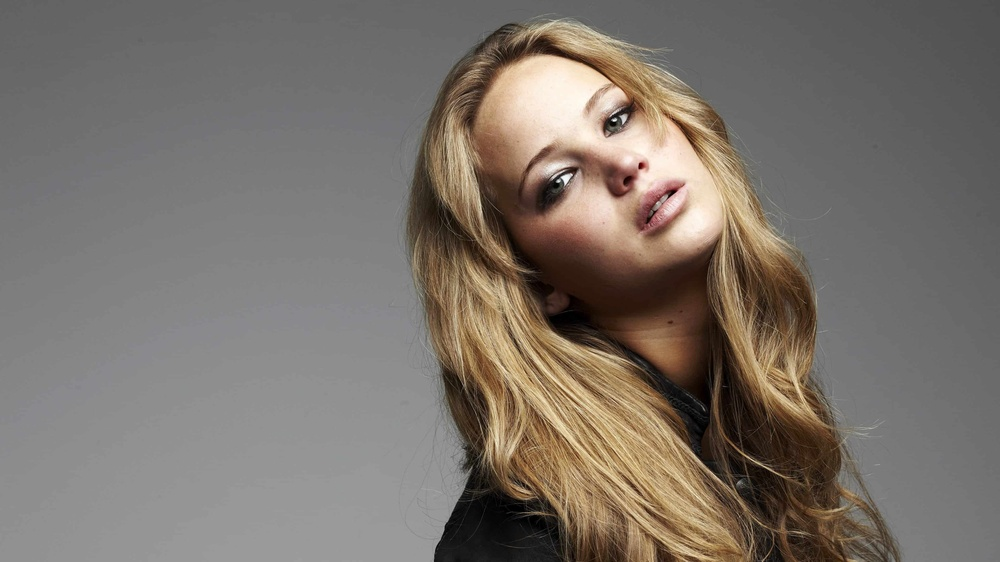
#> input picture q5/jeniffer.jpg, 1000 x 562 px, shrunk from 3840 x 2160 before the run
$ python q5a.py
#> lines starting #> are read from the running program, lines starting #| are printed output that depends on the picture
import cv2
import matplotlib.pyplot as plt

INPUT_IMAGE = "jeniffer.jpg"
OUT_H = "jeniffer_H.png"
OUT_S = "jeniffer_S.png"
OUT_V = "jeniffer_V.png"

def main():
    print("Opening image:", INPUT_IMAGE)
    bgr = cv2.imread(INPUT_IMAGE, cv2.IMREAD_COLOR)
#> bgr is the input picture: shape (562, 1000, 3); mean B, G, R 106.8, 114.3, 122.3
    if bgr is None:
        print("Error: Could not read", INPUT_IMAGE)
        return
    print("Image loaded. Shape:", bgr.shape)
#| Image loaded. Shape: (562, 1000, 3)

    print("Converting BGR -> RGB...")
    rgb = cv2.cvtColor(bgr, cv2.COLOR_BGR2RGB)

    print("Converting BGR -> HSV...")
    hsv = cv2.cvtColor(bgr, cv2.COLOR_BGR2HSV)
#> hsv: shape (562, 1000, 3); mean H, S, V 10.7, 35.6, 122.4

    print("Splitting HSV channels...")
    H = hsv[:, :, 0]
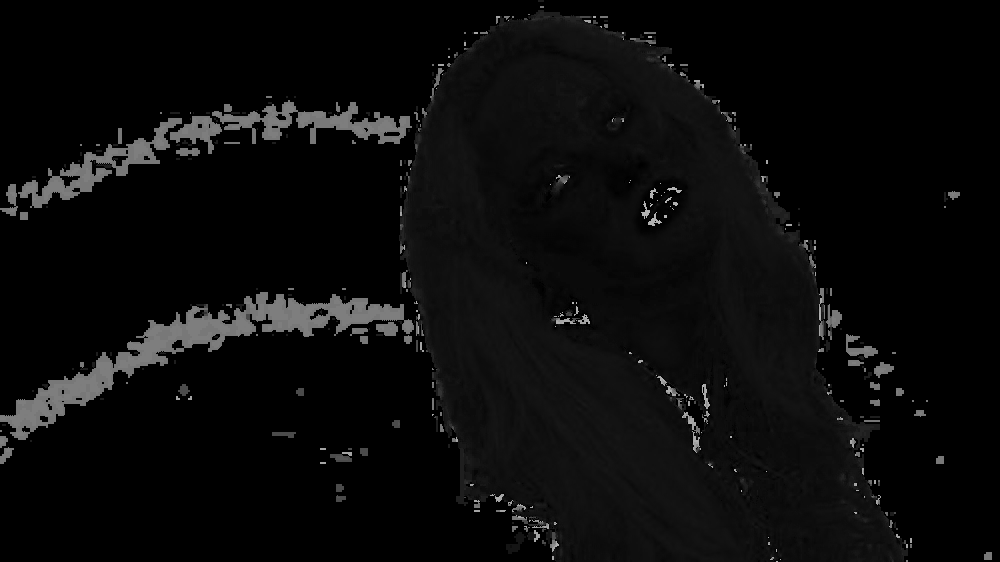
#> H: shape (562, 1000); min 0, max 179, mean 10.7
    S = hsv[:, :, 1]
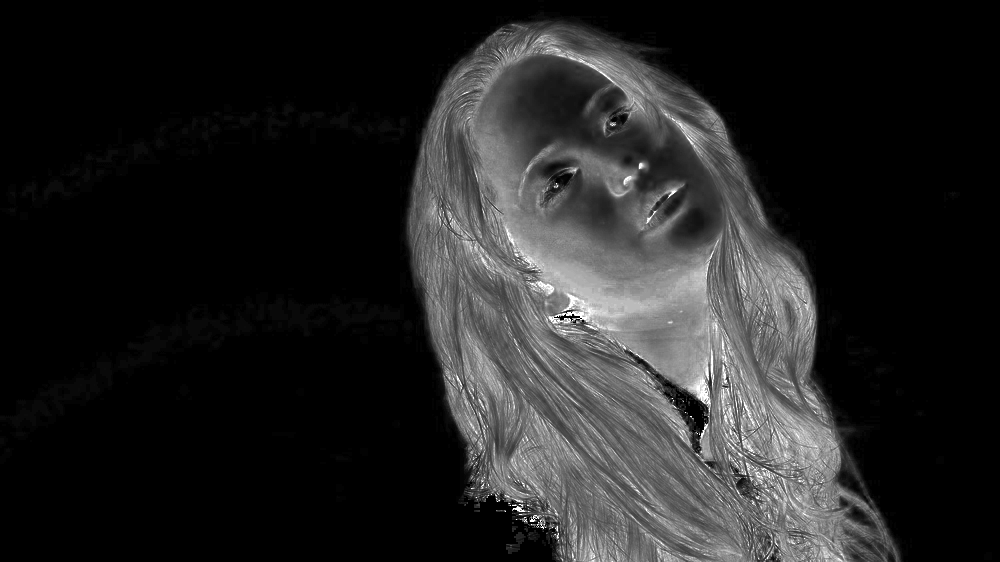
#> S: shape (562, 1000); min 0, max 255, mean 35.6
    V = hsv[:, :, 2]
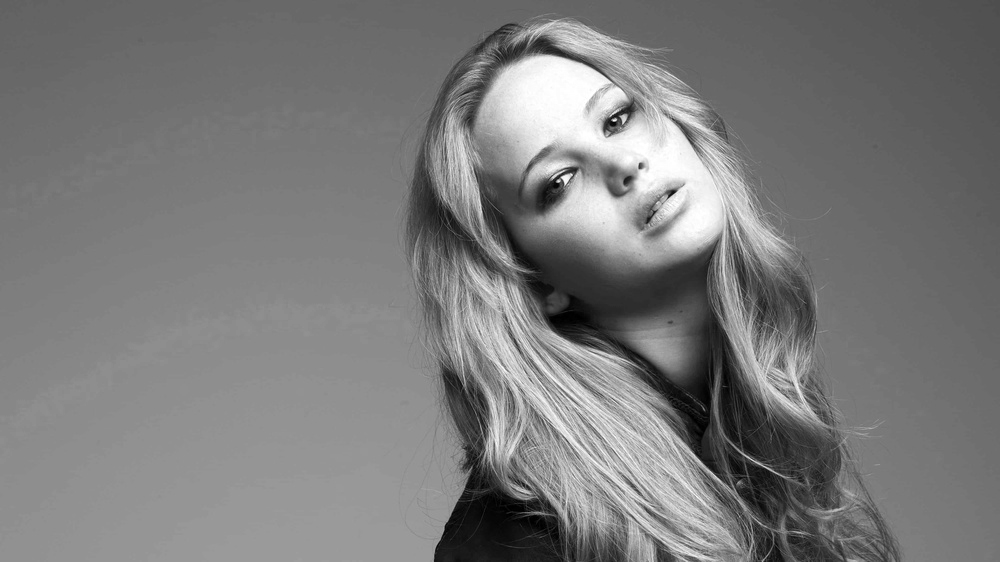
#> V: shape (562, 1000); min 0, max 255, mean 122.4

    print("H channel min =", H.min(), "max =", H.max(), "(expected 0..179)")
#| H channel min = 0 max = 179 (expected 0..179)
    print("S channel min =", S.min(), "max =", S.max(), "(expected 0..255)")
#| S channel min = 0 max = 255 (expected 0..255)
    print("V channel min =", V.min(), "max =", V.max(), "(expected 0..255)")
#| V channel min = 0 max = 255 (expected 0..255)

    print("Saving H, S, V images...")
    ok_h = cv2.imwrite(OUT_H, H)
    ok_s = cv2.imwrite(OUT_S, S)
    ok_v = cv2.imwrite(OUT_V, V)
    if ok_h: print("Saved:", OUT_H)
    if ok_s: print("Saved:", OUT_S)
    if ok_v: print("Saved:", OUT_V)

    print("Showing 2x2 figure...")
    plt.figure(figsize=(10, 8))

    plt.subplot(2, 2, 1)
    plt.imshow(rgb)
    plt.title("Original (RGB)")
    plt.axis("off")

    plt.subplot(2, 2, 2)
    plt.imshow(H, cmap="gray")
    plt.title("Hue (H)")
    plt.axis("off")

    plt.subplot(2, 2, 3)
    plt.imshow(S, cmap="gray", vmin=0, vmax=255)
    plt.title("Saturation (S)")
    plt.axis("off")

    plt.subplot(2, 2, 4)
    plt.imshow(V, cmap="gray", vmin=0, vmax=255)
    plt.title("Value (V)")
    plt.axis("off")

    plt.tight_layout()
    plt.show()
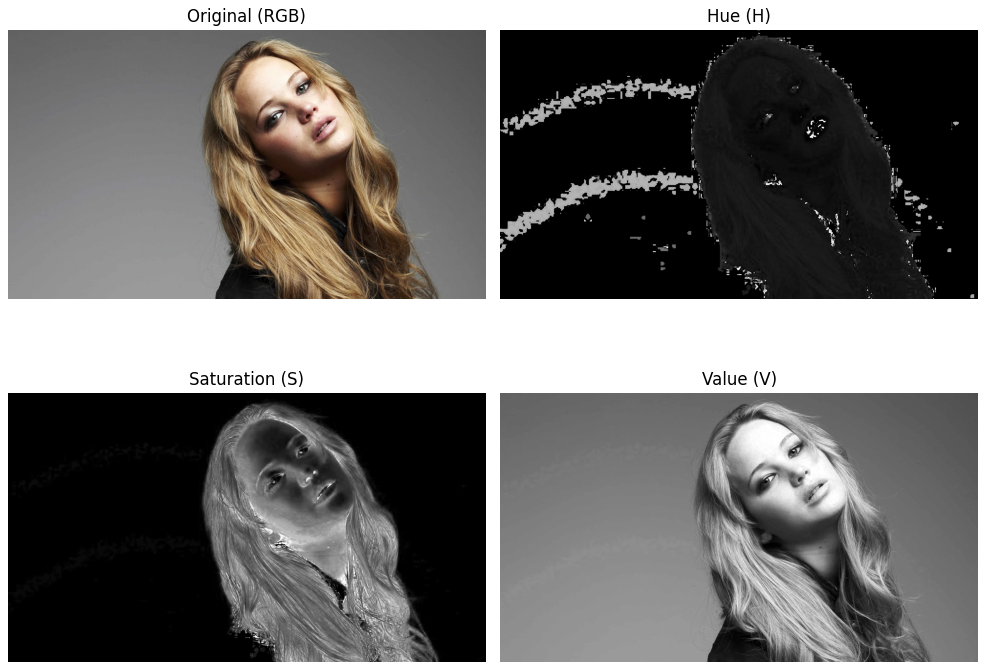
#> figure drawn by matplotlib, 4 panels
    print("Done.")

if __name__ == "__main__":
    main()
